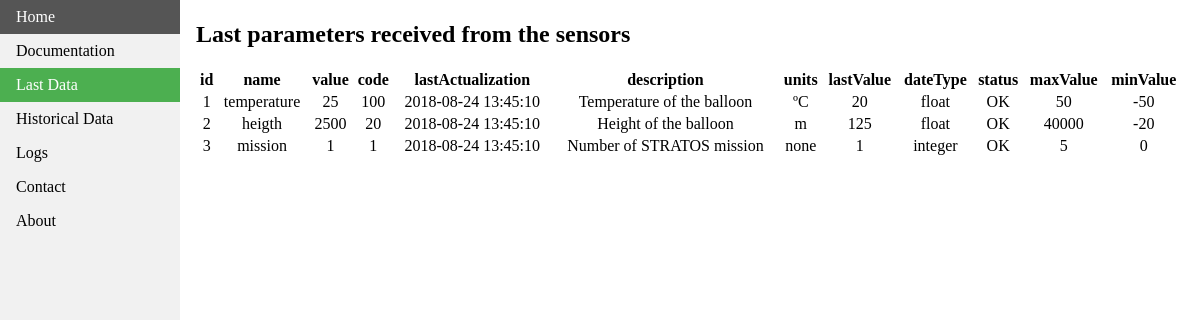
The app's page /lastData with its own data.
### tables this page shows
CREATE TABLE parametersTable (id INTEGER PRIMARY KEY, name VARCHAR, value VARCHAR, code INTEGER, lastActualization DATETIME,description VARCHAR, units VARCHAR, lastValue VARCHAR, dateType VARCHAR, status VARCHAR, maxValue VARCHAR, minValue VARCHAR);

### API/stratosApiRest.py (the view)
@app.route('/lastData')
def getLastData():
    id = request.args.get('id')
    if(id==None):
        id="1"
    exists = idExists(id)
    if( exists == False ):
        return(render_template('wrongId.html'))
    if(id==1 or id=='1'):
        id=""
    lastValues, names = downloadLastData(id)
    mode = request.args.get('mode')
    if(mode=="json"):
        return(jsonify({'lastData': lastValues}))
    else:
        templateData = {"lastValues":lastValues, "names":names}
        return(render_template('lastData.html', **templateData))

### API/stratosApiRest.py (called while the page is built)
def downloadLastData(id):
	connection = sqlite3.connect(DATABASE)
	cursor = connection.cursor()
	query = "SELECT * FROM " + PARAMS_TABLE + id
	cursor.execute(query)
	results = cursor.fetchall()
	names = [description[0] for description in cursor.description]
	lastData = []
	for j in range(0, len(results)):
		lastValuesDictionary = {}
		for i in range(0,len(names)):
			lastValuesDictionary[str(names[i])] = str(results[j][i])
		lastData.append(lastValuesDictionary)
	print(lastData)
	cursor.close()
	connection.close()
	return lastData, names

def idExists(id):
    connection = sqlite3.connect(DATABASE)
    cursor = connection.cursor()
    query = "SELECT mission FROM missionsTable"
    cursor.execute(query)
    results = cursor.fetchall()
    print(results[0])
    cursor.close()
    connection.close()
    for i in range(len(results)):
        print(int(id))
        print(results[i])
        print(int(id) not in (results[i]))
        if( int(id) in results[i] ):
            return True
    return False

### API/templates/lastData.html
<html>
<head>
<link rel="stylesheet" href='../static/stylesheet.css' >
</head>
<body>
<ul>
	<li><a href="/">Home</a></li>
	<li><a href="/docs">Documentation</a></li>
	<li><a class="active" href="/lastData">Last Data</a></li>
	<li><a href="/historicalData">Historical Data</a></li>
	<li><a href="/logsData">Logs</a></li>
	<li><a href="/contact">Contact</a></li>
	<li><a href="/about">About</a></li>
</ul>
<div style="margin-left:15%;padding:1px 16px;height:1000px;">
	<h2>Last parameters received from the sensors</h2>
	<table width="100%" style ="text-align:center">
	  <tr>
			{% for name in names %}
	    <th>{{name}}</th>
			{% endfor %}
	  </tr>
		{% for param in lastValues %}
			  <tr>
					{% for name in names %}
			    	<td>{{param[name]}}</td>
					{% endfor %}
			  </tr>
		{% endfor %}
	</table>
</div>
</body>
</html>

### API/static/stylesheet.css (style rules this page uses)
body { margin: 0; }
ul { list-style-type: none; margin: 0; padding: 0; width: 15%; background-color: #f1f1f1; position: fixed; height: 100%; overflow: auto; }
li a { display: block; color: #000; padding: 8px 16px; text-decoration: none; }
li a.active { background-color: #4CAF50; color: white; }

### records on screen
parametersTable: id "1" "temperature" "25" "100" "2018-08-24 13:45:10" "Temperature of the balloon" "ºC" "20" "float" "OK" "50" "-50"
parametersTable: id "2" "heigth" "2500" "20" "2018-08-24 13:45:10" "Height of the balloon" "m" "125" "float" "OK" "40000" "-20"
parametersTable: id "3" "mission" "1" "1" "2018-08-24 13:45:10" "Number of STRATOS mission" "none" "1" "integer" "OK" "5" "0"

### other values on screen
{{ name }} "id" "name" "value" "code" "lastActualization" "description" "units" "lastValue" "dateType" "status" "maxValue" "minValue"
